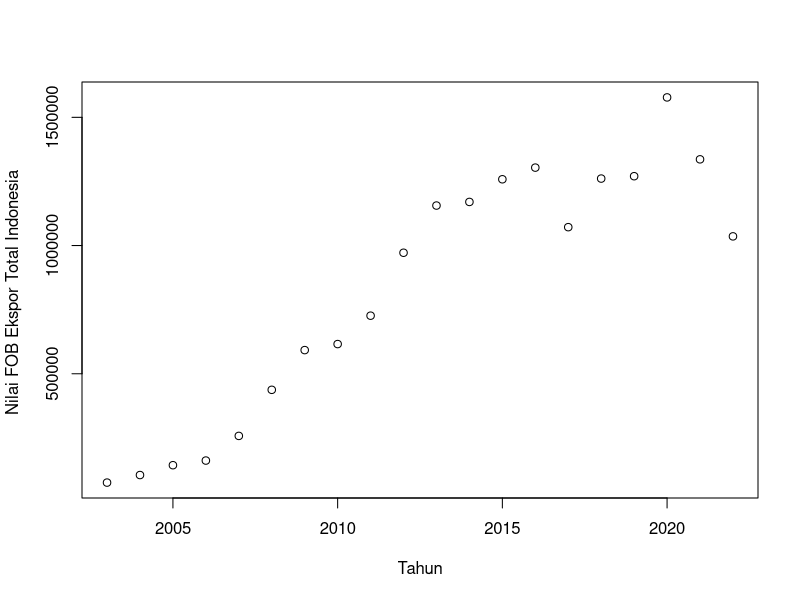
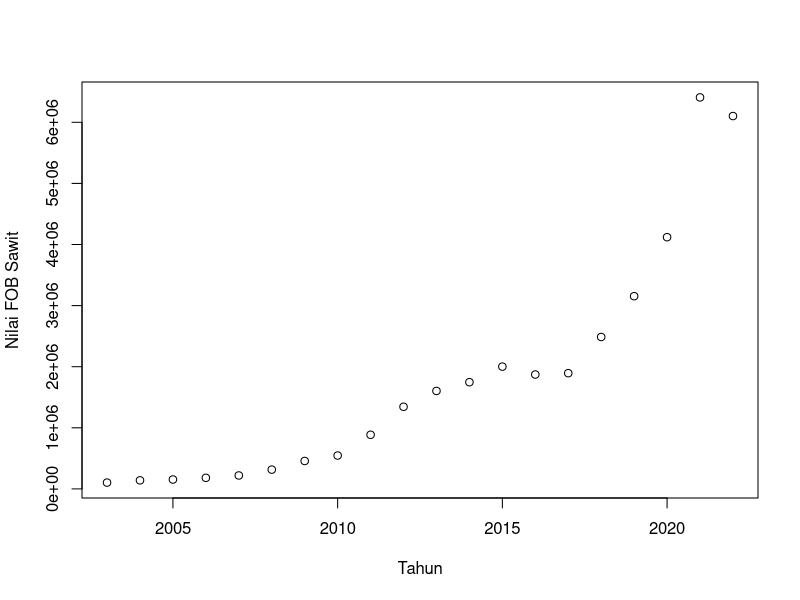
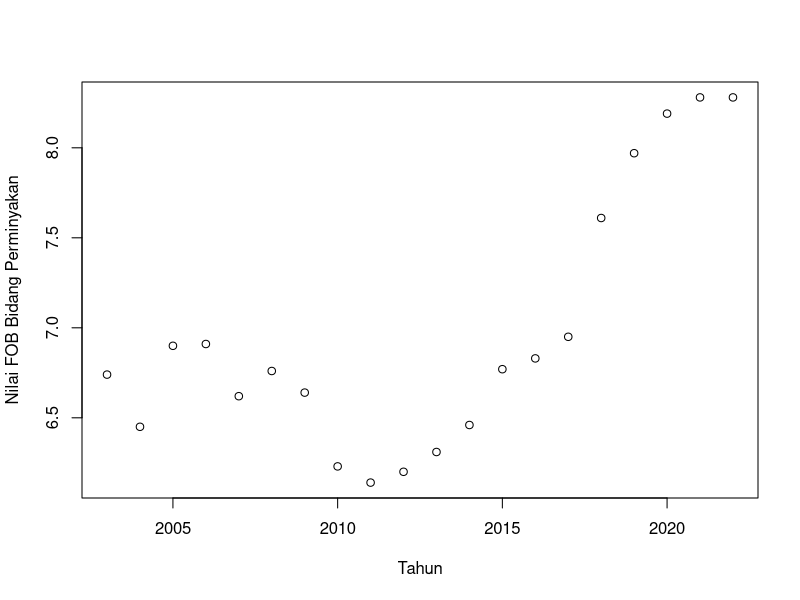
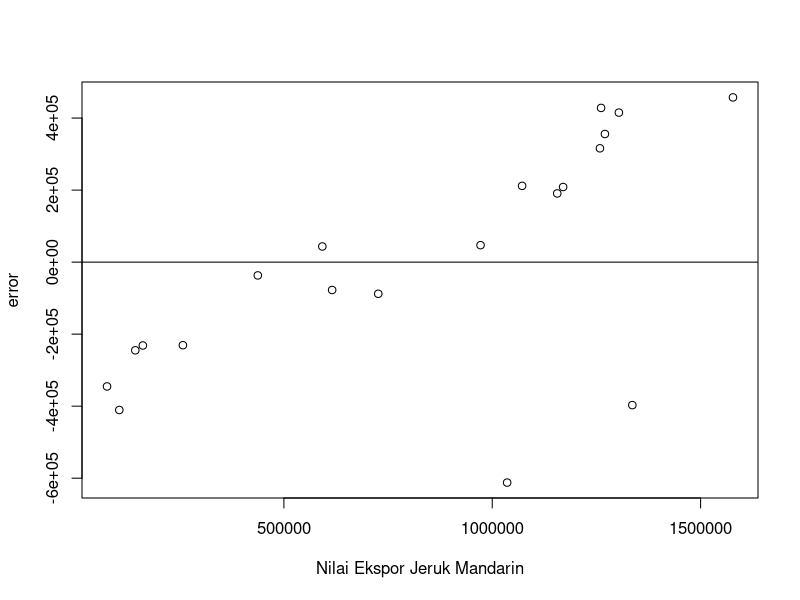
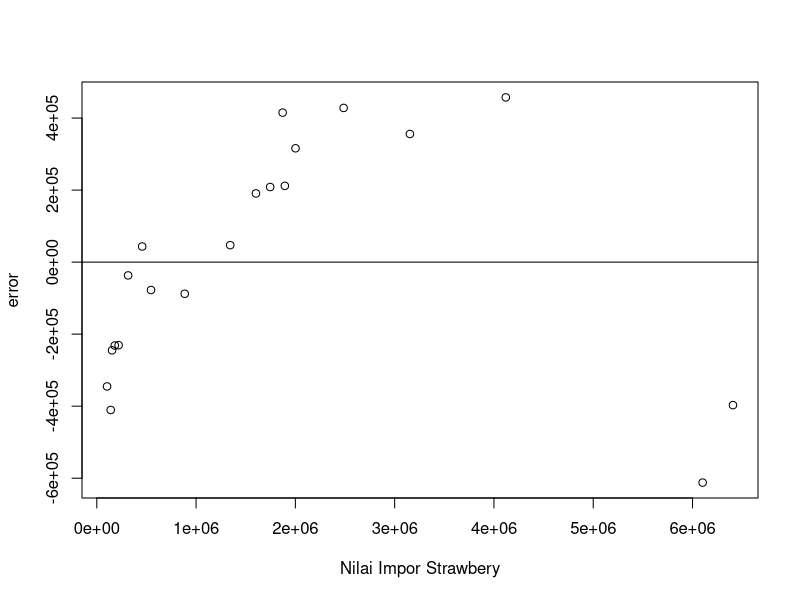
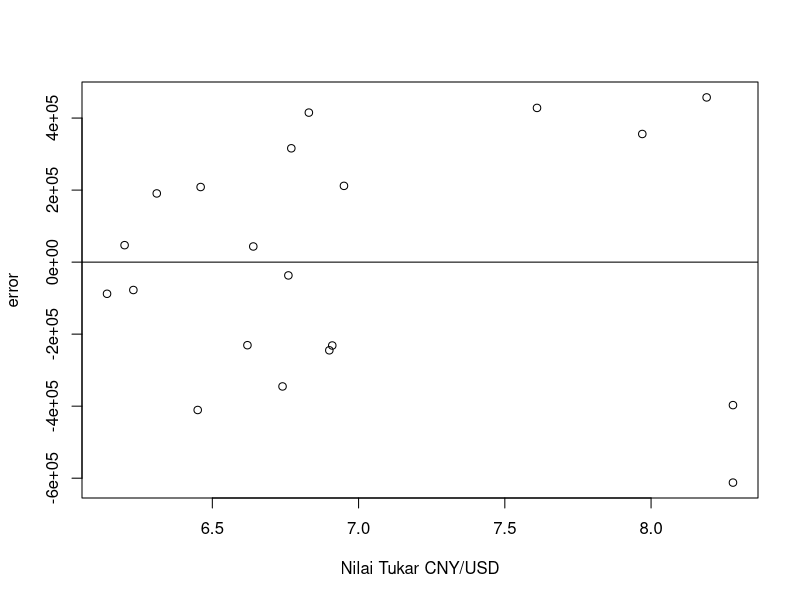

Recreate these plots in R, in order.
setwd("D:/METOPEL UAS/ZAHRA METOPEL")
library(readxl)
library(tidyverse)
library(kableExtra)
read_excel("strawbery.xlsx")
dat <- read_excel("strawbery.xlsx")
kbl(dat) %>%
  kable_styling(bootstrap_options = c("striped", "hover", "condensed", "responsive"))

# regresi
reg1<-lm(ekspor~impor+kurscny,data=dat)
summary(reg1)

# Plot 
plot(dat$tahun,dat$ekspor,xlab="Tahun",ylab="Nilai FOB Ekspor Total Indonesia ")
plot(dat$tahun,dat$impor,xlab="Tahun",ylab="Nilai FOB Sawit")
plot(dat$tahun,dat$kurscny,xlab="Tahun",ylab="Nilai FOB Bidang Perminyakan")

# Plot Error

dat$m<-resid(reg1)
plot(dat$ekspor,dat$m,xlab="Nilai Ekspor Jeruk Mandarin",ylab="error")
abline(h=0) # membuat garis horizontal di y=0

dat$m<-resid(reg1)
plot(dat$impor,dat$m,xlab="Nilai Impor Strawbery",ylab="error")
abline(h=0) # membuat garis horizontal di y=0

dat$m<-resid(reg1)
plot(dat$kurscny,dat$m,xlab="Nilai Tukar CNY/USD",ylab="error")
abline(h=0) # membuat garis horizontal di y=0
